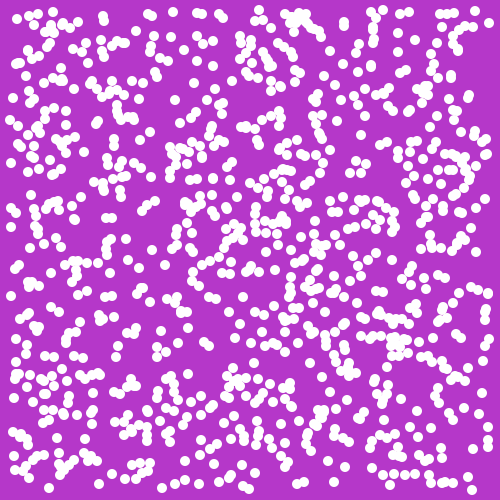
Frame 1 (no input)
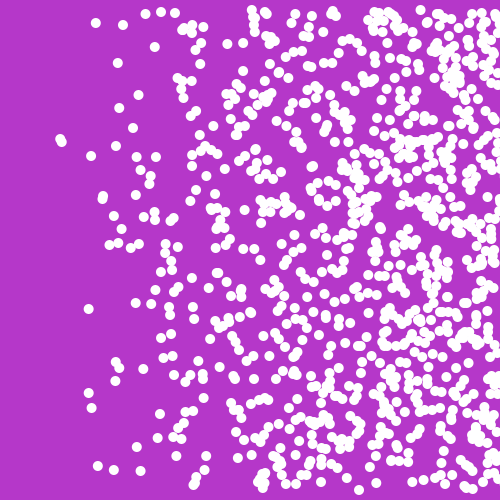
Frame 60 (the mouse pressed at the canvas centre just before this capture)
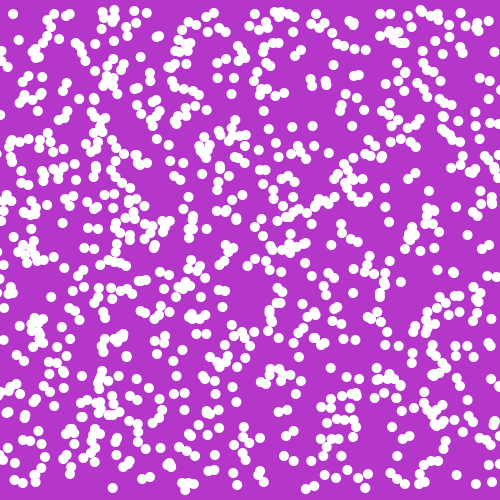
Frame 120 (the mouse held since frame 60 and released just before this capture)

The Processing sketch that drew these frames (run headless with seeded random() and noise(); from frame 60 on, the mouse is pressed at the canvas centre):

// Processing sketch: processing_33725
// ── processing_33725.pde

int numCircles = 1000;
float [] circleX = new float[numCircles];
float [] circleY = new float[numCircles];
float [] vel = new float[numCircles];
 
int [] rad = new int[numCircles];
 
void setup(){
  size(500,500);
  smooth();
  noStroke();
   
  for(int i=0; i< numCircles; i++){
    rad[i] = 10;
    circleX[i] = round(random(rad[i], width-rad[i]));
    circleY[i] = round(random(rad[i], height-rad[i]));
    vel[i] = random(1, 8);
  }
}
 
void draw(){
  background(181,55,201);
  fill(255);
  for(int j=0; j< numCircles; j++){
    ellipse(circleX[j], circleY[j],rad[j],rad[j]);
    
    circleX[j] = circleX[j] + vel[j];
    
    if(circleX[j] <= 0 || circleX[j] >= width){
      vel[j] = -vel[j];
  
  }
  }
  
}
